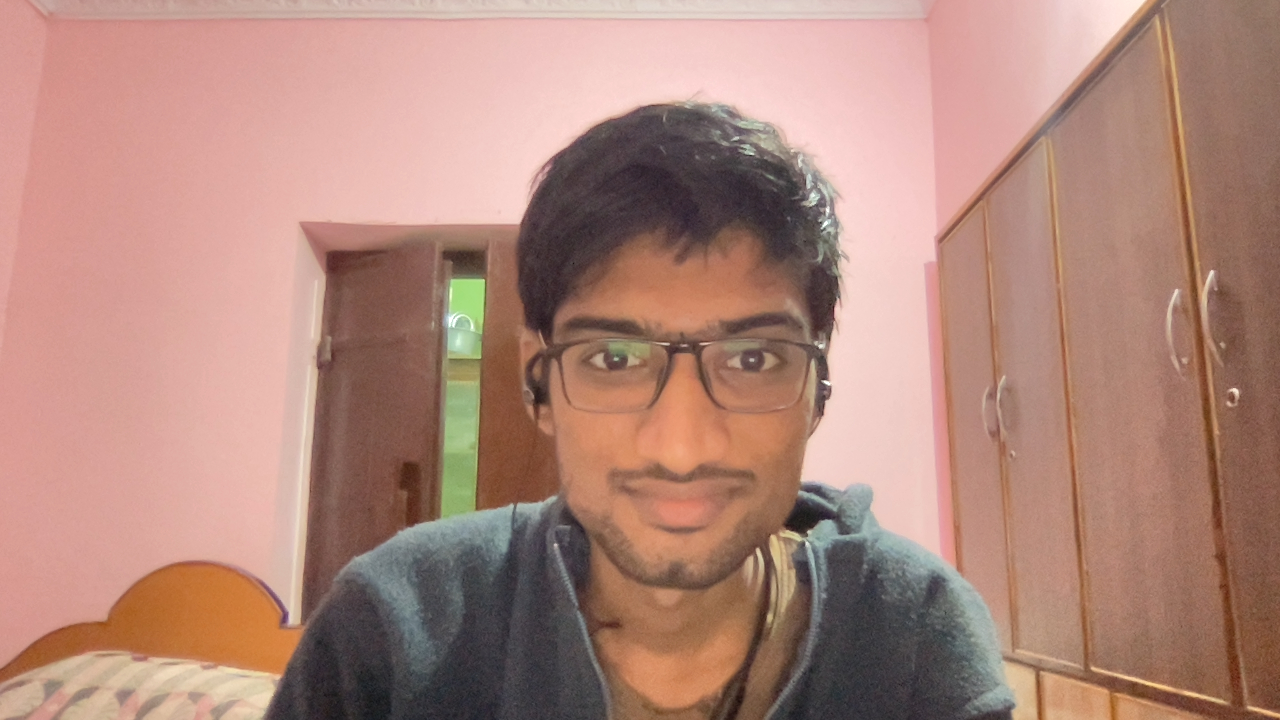
#> input picture openCV/Photo-2.jpeg, 1280 x 720 px, given in place of the camera
$ python face_data_collect.py
#> lines starting #> are read from the running program, lines starting #| are printed output that depends on the picture; after the words box and inside, x2 and y2 are one past the last pixel; in counts of white or black regions, pixels touching at a corner belong together
import cv2
import numpy as np

# init camera
cap = cv2.VideoCapture(0)

face_cascade = cv2.CascadeClassifier("haarcascade_frontalface_alt.xml")

skip =0
face_data = []
dataset_path = './data/'
file_name = input("Enter your name: ")
#> the answer given: Photo-2.jpeg
while True:

    return_bool,frame = cap.read()
#> frame is the input picture: shape (720, 1280, 3); mean B, G, R 123.3, 135.7, 175.6

    if return_bool == False:
        continue

    gray_frame = cv2.cvtColor(frame,cv2.COLOR_BGR2GRAY)
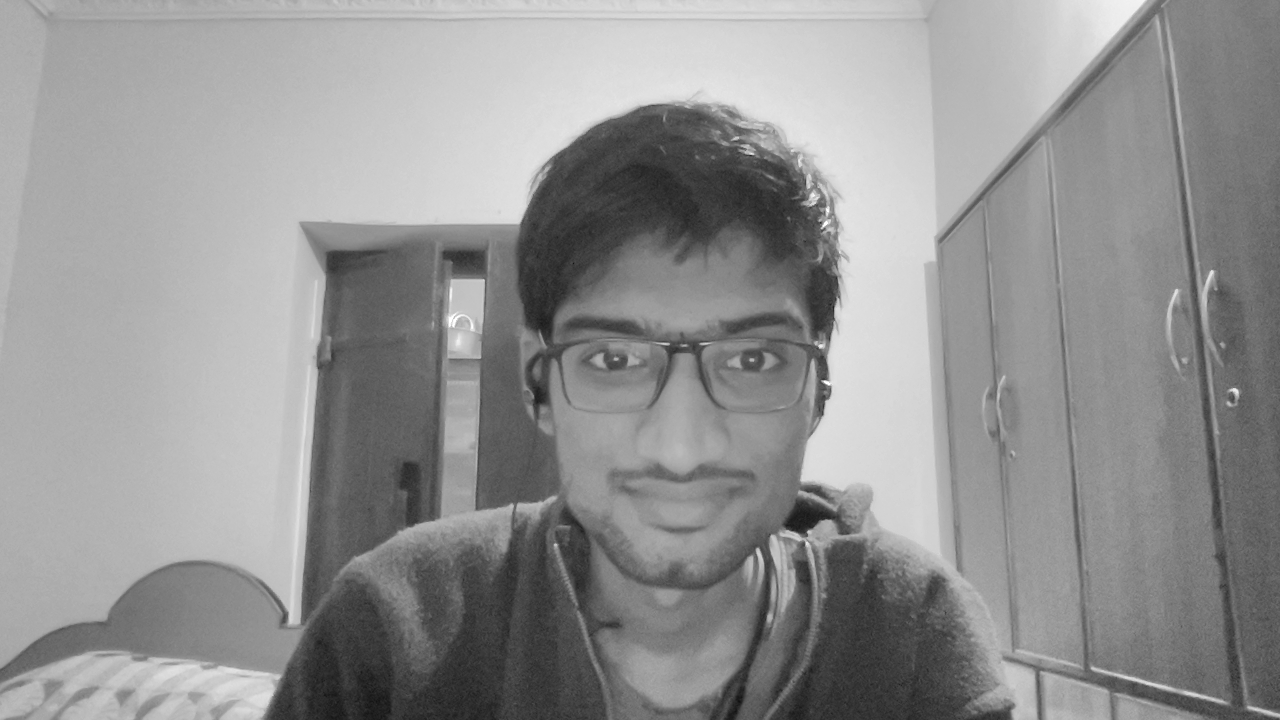
#> gray_frame: shape (720, 1280); min 16, max 255, mean 146.2

    faces = face_cascade.detectMultiScale(frame,1.3,5)
#> faces = [[510, 232, 349, 349]]
    faces = sorted(faces,key = lambda f : f[2]*f[3],reverse = True)

    # print(faces)
    # pick the last face ( large Area)
    face_section = frame
    for face in faces[-1:]:
        x,y,w,h = face
        cv2.rectangle(frame,(x,y),(x+w,y+h),(0,255,255),2)
        # crop out the required part
        offset = 10
        face_section = frame[y-offset:y+h+offset,x-offset:x+w+offset]
        face_section = cv2.resize(face_section,(100,100))

        skip += 1
        if skip%10 ==0 :
            face_data.append(face_section)
            print(len(face_data))
#> this loop made 1 pass
#> (x, y, w, h, offset, skip) on pass 1: (510, 232, 349, 349, 10, 1)
#> pass 1, `face_section = frame[y-offset:y+h+offset,x-offset:x+w+offset]`:
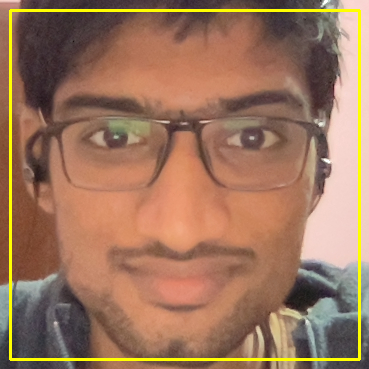
#> face_section: shape (369, 369, 3); mean B, G, R 93.2, 117.8, 157.1
#> pass 1, `face_section = cv2.resize(face_section,(100,100))`:
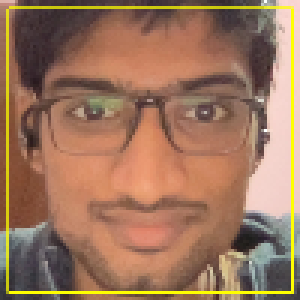
#> face_section: shape (100, 100, 3) (shown 3 times larger); mean B, G, R 92.7, 117.8, 157
#> after the loop:
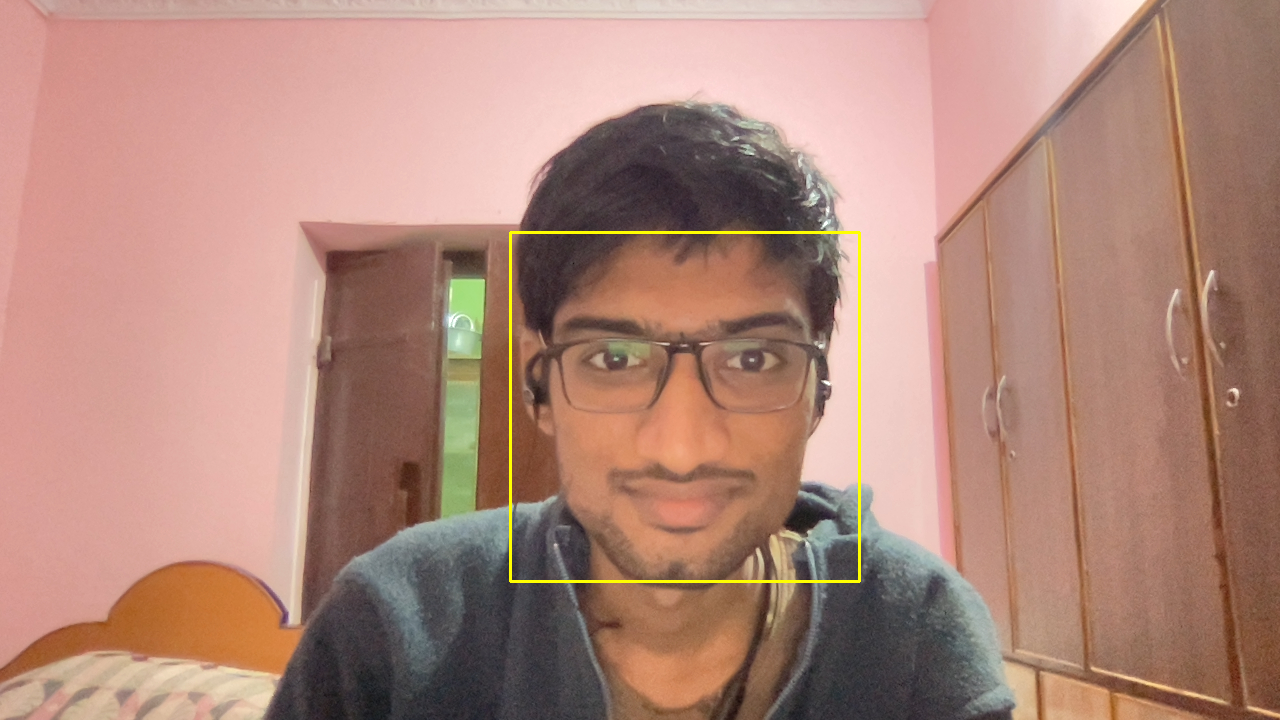
#> frame: shape (720, 1280, 3); 0.45% of pixels changed, all inside (x1, y1, x2, y2) = (509, 231, 861, 583)
#> after the loop, face_data = []; skip = 1

    cv2.imshow("Frame",frame)
    cv2.imshow("Face Section",face_section)

    key_pressed = cv2.waitKey(1) & 0xFF
#> (key q is pressed here)

    if key_pressed == ord('q'):
        break
# Convert our face list into a numpy array
face_data = np.asarray(face_data)
#> face_data = empty array
#> (the run stopped early here; a loop or call above may not have finished)
